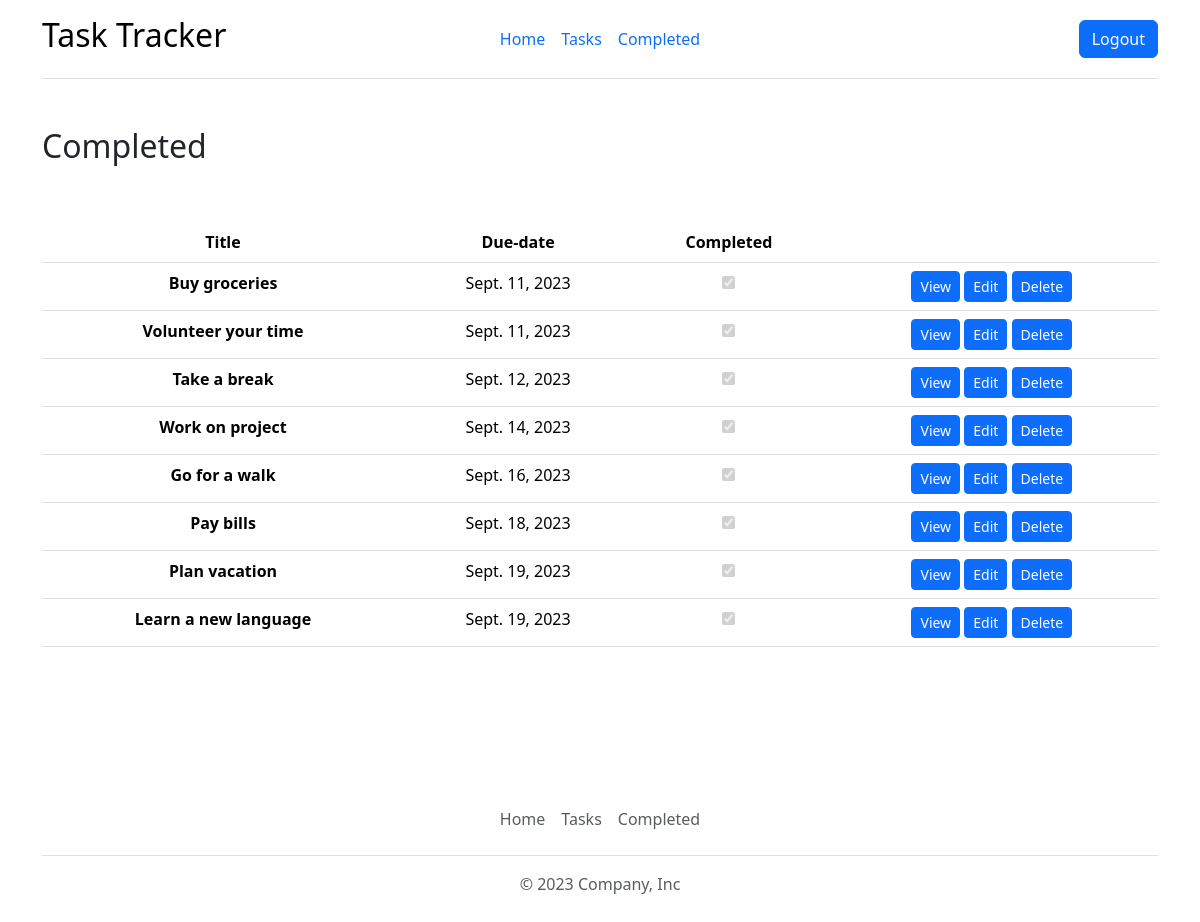
The app's page /completed/ (signed in) with its own data.
### todoapp/models.py (models this page shows, shortened)
class Task(models.Model):
    title = models.CharField(max_length=255)
    description = models.TextField(blank=True, default='')
    due_date = models.DateField()
    completed = models.BooleanField(default=False)
    user = models.ForeignKey(User, on_delete=models.CASCADE, null=True, blank=True)

### todoapp/views.py (the view)
# urls.py: path('completed/', views.completed, name='completed'),
@login_required(login_url='login')
def completed(request):
    todos = request.user.task_set.filter(completed=True).order_by('due_date')
    context = {
        'todos': todos
    }
    return render(request, 'completed.html', context)

### templates/completed.html
{% extends "main.html" %}
{% block content %}
<br>
    <div class="container">
        <h2>Completed</h2>
    </div>
  <div class="container text-center">
    <br>
    <br>
    <table class="table table-hover">
  <thead>
    <tr>
      <th scope="col">Title</th>
      <th scope="col">Due-date</th>
      <th scope="col">Completed</th>
      <th scope="col"></th>
    </tr>
  </thead>
  <tbody>
    {% for todo in todos %}
      <tr>
      <th scope="row">{{todo.title}}</th>
      <td>{{todo.due_date}}</td>
      <td>
          <a href="{% url 'toggle-complete' todo.id %}">
            <input type="checkbox" {% if todo.completed %}checked{% endif %} disabled>
          </a>
      </td>
      <td>
        <a href="{% url 'detail' todo.id %}" class="btn btn-primary btn-sm">View</a>
        <a href="{% url 'edit-todo' todo.id %}" class="btn btn-primary btn-sm">Edit</a>
        <a href="{% url 'delete-todo' todo.id %}" class="btn btn-primary btn-sm">Delete</a>
      </td>
    </tr>
    {% endfor %}
  </tbody>
</table>
  </div>
  <br><br><br><br>
{% endblock content %}

### records on screen
Task: title "Buy groceries", due_date "Sept. 11, 2023", completed "☑"
Task: title "Volunteer your time", due_date "Sept. 11, 2023", completed "☑"
Task: title "Take a break", due_date "Sept. 12, 2023", completed "☑"
Task: title "Work on project", due_date "Sept. 14, 2023", completed "☑"
Task: title "Go for a walk", due_date "Sept. 16, 2023", completed "☑"
Task: title "Pay bills", due_date "Sept. 18, 2023", completed "☑"
Task: title "Plan vacation", due_date "Sept. 19, 2023", completed "☑"
Task: title "Learn a new language", due_date "Sept. 19, 2023", completed "☑"
